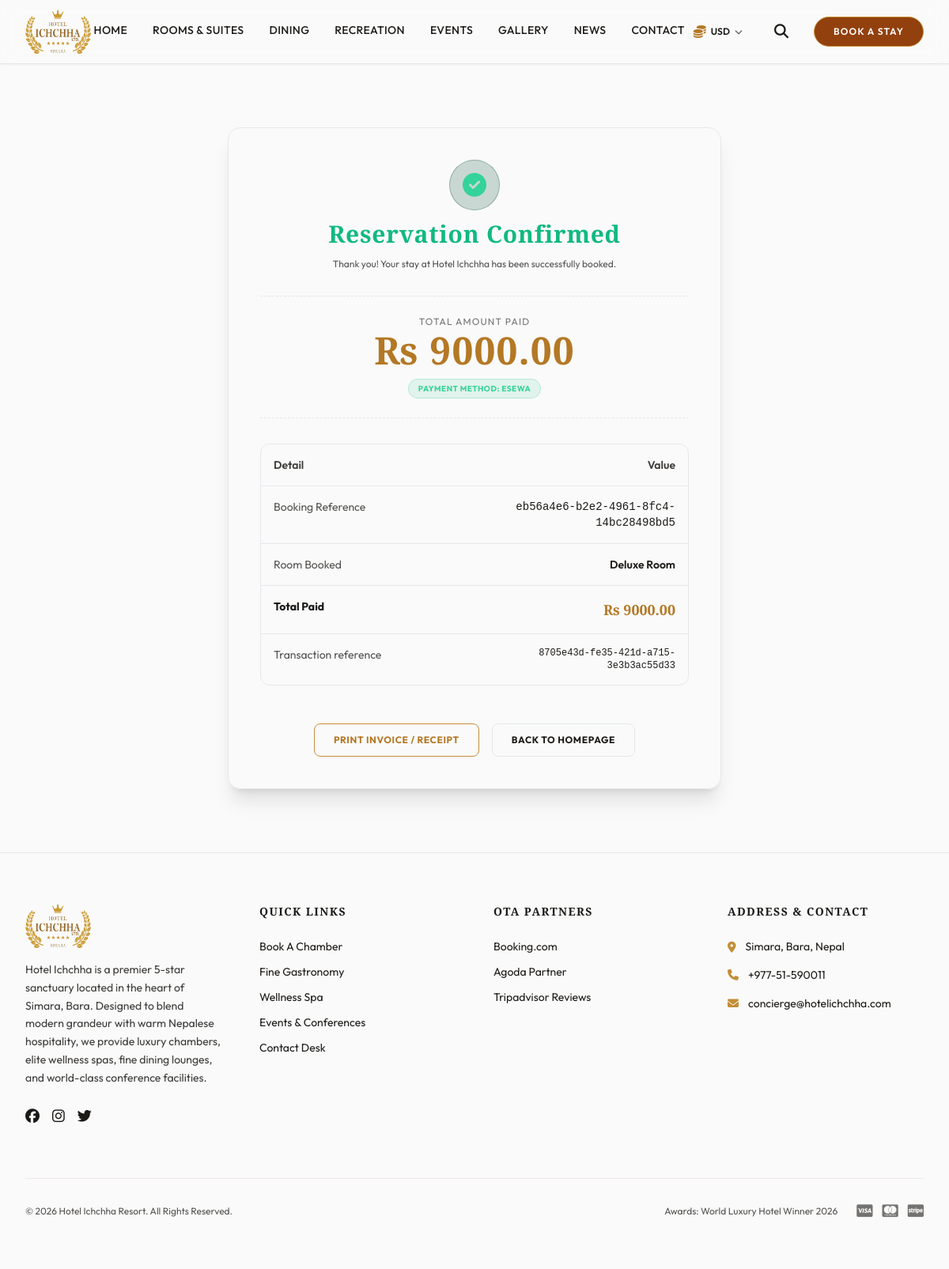
Before: /payments/callback/1/ with the older database file.
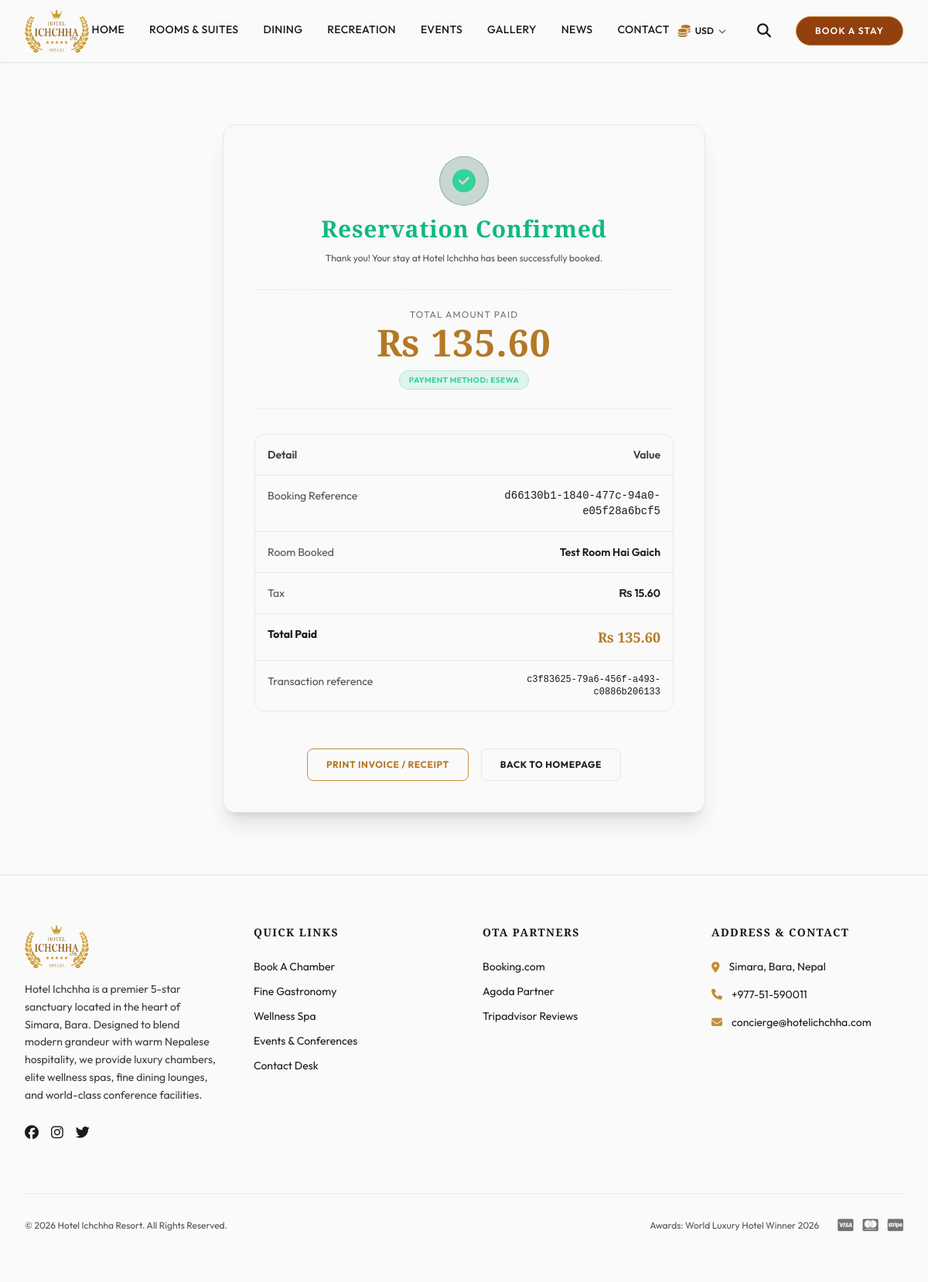
After: the same page with the newer database file.
### payments/models/payment.py (models this page shows, shortened)
class Payment(models.Model):
    GATEWAY_CHOICES = [
        ('stripe', 'Stripe'),
        ('esewa', 'eSewa'),
        ('khalti', 'Khalti'),
    ]
    STATUS_CHOICES = [
        ('draft', 'Draft'),
        ('pending', 'Pending'),
        ('success', 'Success'),
        ('failed', 'Failed'),
        ('refunded', 'Refunded'),
    ]
    booking = models.ForeignKey('booking.Booking', on_delete=models.CASCADE, related_name='payments')
    gateway = models.CharField(max_length=20, choices=GATEWAY_CHOICES)
    currency = models.ForeignKey('settings_manager.Currency', on_delete=models.PROTECT, related_name='payments', null=True, blank=True)
    transaction_id = models.CharField(max_length=150, unique=True, blank=True, null=True)
    amount = models.DecimalField(max_digits=10, decimal_places=2)
    tax_amount = models.DecimalField(max_digits=10, decimal_places=2, default=0.00)
    status = models.CharField(max_length=20, choices=STATUS_CHOICES, default='pending')
    gateway_response = models.TextField(blank=True, null=True, help_text="Raw JSON response from payment gateway")
    created_at = models.DateTimeField(auto_now_add=True)
    updated_at = models.DateTimeField(auto_now=True)
    class Meta:
        ordering = ['-created_at']

### booking/models/booking.py (models this page shows, shortened)
class Booking(models.Model):
    STATUS_CHOICES = [
        ('draft', 'Draft'),
        ('pending', 'Pending Payment'),
        ('confirmed', 'Confirmed'),
        ('checked_in', 'Checked In'),
        ('checked_out', 'Checked Out'),
        ('cancelled', 'Cancelled'),
    ]
    booking_uid = models.UUIDField(default=uuid.uuid4, unique=True, editable=False)
    user = models.ForeignKey(settings.AUTH_USER_MODEL, on_delete=models.SET_NULL, null=True, blank=True, related_name='bookings')
    room = models.ForeignKey('rooms.Room', on_delete=models.CASCADE, related_name='bookings')
    guest_name = models.CharField(max_length=150)
    guest_email = models.EmailField()
    guest_phone = models.CharField(max_length=20)
    check_in = models.DateField()
    check_out = models.DateField()
    adults = models.IntegerField(default=2)
    children = models.IntegerField(default=0)
    num_rooms = models.PositiveIntegerField(default=1, help_text="Number of rooms booked")
    subtotal = models.DecimalField(max_digits=10, decimal_places=2)
    currency_code = models.CharField(max_length=10, default='USD', help_text="Currency ISO code used when booking was created")
    coupon = models.ForeignKey('Coupon', on_delete=models.SET_NULL, null=True, blank=True, related_name='bookings')
    discount = models.DecimalField(max_digits=10, decimal_places=2, default=0.00)
    tax = models.DecimalField(max_digits=10, decimal_places=2, default=0.00)
    total = models.DecimalField(max_digits=10, decimal_places=2)
    status = models.CharField(max_length=20, choices=STATUS_CHOICES, default='draft')
    special_requests = models.TextField(blank=True, null=True)
    channel_name = models.CharField(max_length=50, default='direct', help_text="e.g. direct, booking.com, expedia, agoda")
    ota_reservation_id = models.CharField(max_length=100, blank=True, null=True, help_text="Reservation ID from the OTA/channel manager")
    promo_code = models.CharField(max_length=50, blank=True, null=True)
    payment_method = models.CharField(max_length=50, default='pay_later', choices=[('card', 'Visa/Mastercard'), ('pay_later', 'Pay at Hotel')])
    channel_raw_payload = models.JSONField(blank=True, null=True, help_text="Raw payload received from the channel manager/OTA API")
    created_at = models.DateTimeField(auto_now_add=True)
    updated_at = models.DateTimeField(auto_now=True)
    class Meta:
        ordering = ['-created_at']

### rooms/models/room.py (models this page shows, shortened)
class Room(models.Model):
    title = models.CharField(max_length=200)
    slug = models.SlugField(max_length=250, unique=True, blank=True)
    category = models.ForeignKey(
        'RoomCategory',
        on_delete=models.PROTECT,
        related_name='rooms',
        help_text="Room category (managed in admin under Room Categories)"
    )
    description = models.TextField()
    highlights = models.TextField(help_text="Comma-separated or line-separated list of room highlights")
    tax_percentage = models.DecimalField(max_digits=5, decimal_places=2, blank=True, null=True, default=None, help_text="Optional tax percentage for this room listing")
    room_size = models.IntegerField(help_text="Size in sq. ft. or sq. meters")
    max_adults = models.IntegerField(default=2)
    max_children = models.IntegerField(default=0)
    bed_type = models.CharField(max_length=100, default="King Size")
    facilities = models.ManyToManyField('RoomFacility', related_name='rooms', blank=True)
    virtual_tour_url = models.URLField(blank=True, null=True, help_text="Link to 3D virtual tour")
    video_url = models.URLField(blank=True, null=True, help_text="YouTube or Vimeo embed link")
    is_featured = models.BooleanField(default=False)
    is_published = models.BooleanField(default=True, help_text="Designates whether this room is visible on the website")
    created_at = models.DateTimeField(auto_now_add=True)
    updated_at = models.DateTimeField(auto_now=True)
    class Meta:
        ordering = ['id']

### settings_manager/models/currency.py (models this page shows, shortened)
class Currency(BaseModel):
    name = models.CharField(max_length=128)
    iso_code = models.CharField(max_length=10, unique=True)
    symbol = models.CharField(max_length=10)
    is_custom = models.BooleanField(default=False)
    sequence = models.SmallIntegerField(blank=False, null=True)
    is_published = models.BooleanField(default=False)
    display_name = models.GeneratedField(
        expression=models.F("name"),
        output_field=models.CharField(max_length=128),
        db_persist=True,
    )
    class Meta:
        ordering = ["sequence", "id"]
        indexes = [
            models.Index(fields=["iso_code"]),
        ]

### payments/views/public.py (the view, shortened to what this page needs)
# urls.py: path('callback/<int:payment_id>/', public.payment_callback, name='payment_callback'),
def payment_callback(request, payment_id):
    payment = get_object_or_404(Payment, id=payment_id)
    booking = payment.booking
    if payment.status == 'success':
        return render(request, 'payments/success.html', {'booking': booking, 'payment': payment, 'message': "Payment already confirmed!"})

### payments/templates/payments/success.html (shortened to what the changed rows need)
{% extends 'base.html' %}
{% block content %}
<section class="py-20 max-w-2xl mx-auto px-4 sm:px-6">
    <div class="rounded-2xl p-6 sm:p-10 border shadow-xl text-center space-y-8 animate__animated animate__zoomIn"
         :class="{
             'bg-white border-gray-200': currentTheme === 'light',
             'bg-[#161412] border-amber-900/20 text-amber-100': currentTheme !== 'light'
         }">
        {% if payment.status == 'success' %}
        <div class="space-y-3">
            <h1 class="font-luxury-title text-3xl font-bold tracking-wide text-emerald-500">Reservation Confirmed</h1>
        </div>
        {% endif %}
        <div class="py-6 border-y border-dashed" :class="{ 'border-gray-200': currentTheme === 'light', 'border-amber-900/20': currentTheme !== 'light' }">
            {% if payment.status == 'success' %}
                <span class="text-xs uppercase tracking-widest opacity-60 block mb-1">Total Amount Paid</span>
            {% elif payment.status == 'pending' %}
                <span class="text-xs uppercase tracking-widest opacity-60 block mb-1">Pending Amount</span>
            {% else %}
                <span class="text-xs uppercase tracking-widest opacity-60 block mb-1">Unpaid Amount</span>
            {% endif %}
            <span class="text-4xl sm:text-5xl font-extrabold tracking-wide text-luxuryGold-500 font-luxury-title block">
                {% if payment.currency %}{{ payment.currency.symbol }}{% else %}{{ payment.booking.room.currency }}{% endif %} {{ payment.amount|floatformat:2 }}
            </span>
            {% if payment.gateway %}
            <span class="inline-block mt-3 px-3 py-1 rounded-full text-[10px] font-bold uppercase tracking-wider
                {% if payment.status == 'success' %}bg-emerald-500/10 text-emerald-400 border border-emerald-500/20
                {% elif payment.status == 'pending' %}bg-amber-500/10 text-luxuryGold-400 border border-amber-500/20
                {% else %}bg-red-500/10 text-red-400 border border-red-500/20{% endif %}">
                Payment Method: {{ payment.gateway|upper }}
            </span>
            {% endif %}
        </div>
        <div class="border rounded-xl overflow-hidden text-sm" :class="{ 'border-gray-200': currentTheme === 'light', 'border-amber-900/10': currentTheme !== 'light' }">
            <div class="grid grid-cols-2 p-4 border-b" :class="{ 'border-gray-100': currentTheme === 'light', 'border-amber-900/5': currentTheme !== 'light' }">
                <span class="text-left opacity-75">Booking Reference</span>
                <span class="text-right font-mono">{{ booking.booking_uid }}</span>
            </div>
            <div class="grid grid-cols-2 p-4 border-b" :class="{ 'border-gray-100': currentTheme === 'light', 'border-amber-900/5': currentTheme !== 'light' }">
                <span class="text-left opacity-75">{% if payment.status == 'success' %}Room Booked{% else %}Room Selected{% endif %}</span>
                <span class="text-right font-semibold">{{ booking.room.title }}</span>
            </div>
            {% if payment.tax_amount > 0 %}
            <div class="grid grid-cols-2 p-4 border-b" :class="{ 'border-gray-100': currentTheme === 'light', 'border-amber-900/5': currentTheme !== 'light' }">
                <span class="text-left opacity-75">Tax</span>
                <span class="text-right font-semibold">{% if payment.currency %}{{ payment.currency.symbol }}{% else %}{{ payment.booking.room.currency }}{% endif %} {{ payment.tax_amount|floatformat:2 }}</span>
            </div>
            {% endif %}
            <div class="grid grid-cols-2 p-4 border-b transition-all"
                 :class="{
                     'border-gray-200 bg-amber-500/5': currentTheme === 'light',
                     'border-amber-900/20 bg-luxuryGold-500/5': currentTheme !== 'light'
                 }">
                <span class="text-left font-bold"
                      :class="{ 'text-amber-900': currentTheme === 'light', 'text-luxuryGold-300': currentTheme !== 'light' }">
                    {% if payment.status == 'success' %}Total Paid{% else %}Total Price{% endif %}
                </span>
                <span class="text-right font-bold text-luxuryGold-500 font-luxury-title text-base sm:text-lg">
                    {% if payment.currency %}{{ payment.currency.symbol }}{% else %}{{ payment.booking.room.currency }}{% endif %} {{ payment.amount|floatformat:2 }}
                </span>
            </div>
            <div class="grid grid-cols-2 p-4" :class="{ 'border-gray-100': currentTheme === 'light', 'border-amber-900/5': currentTheme !== 'light' }">
                <span class="text-left opacity-75">Transaction reference</span>
                <span class="text-right font-mono text-xs">{{ payment.transaction_id }}</span>
            </div>
        </div>
    </div>
</section>
{% endblock %}

Changed rows visible on the page:
no longer on this page (row edited): Booking: booking_uid "eb56a4e6-b2e2-4961-8fc4-14bc28498bd5", room "Deluxe Room"
changed Payment "ESEWA": amount "9000.00" → "135.60"; currency.symbol (not shown) → "₨"; tax_amount (not shown) → "15.60"; transaction_id "8705e43d-fe35-421d-a715-3e3b3ac55d33" → "c3f83625-79a6-456f-a493-c0886b206133"
now on this page (row edited): Booking: booking_uid "d66130b1-1840-477c-94a0-e05f28a6bcf5", room "Test Room Hai Gaich"
Other visible differences:
text now shown: "Tax"
